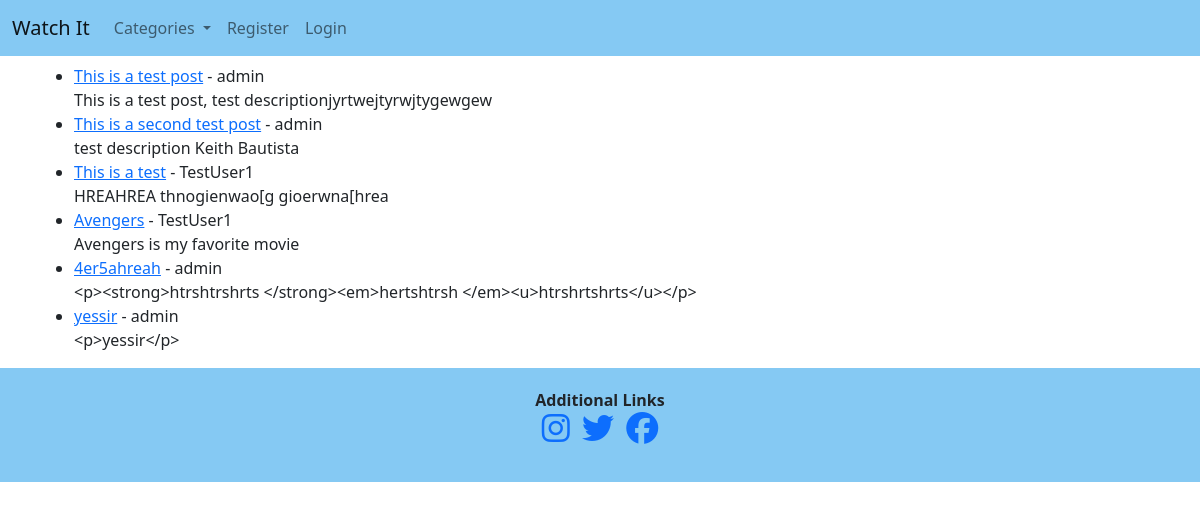
Screenshot of /category/Action/ with the database file from the repository.
### watchit/models.py (models this page shows, shortened)
class Post(models.Model):
    title = models.CharField(max_length=255)
    title_tag = models.CharField(max_length=255)
    header_image = CloudinaryField('image', default='default')
    author = models.ForeignKey(User, on_delete=models.CASCADE)
    """This will delete all of users' posts"""
    body = RichTextField(blank=True, null=True)
    post_date = models.DateField(auto_now_add=True)
    category = models.CharField(max_length=255, default='Action')
    snippet = models.CharField(max_length=255, default='Click Above')
    likes = models.ManyToManyField(User, related_name='blog_posts')

### watchit/views.py (the view)
# urls.py: path('category/<str:category>/', CategoryView, name="category"),
def CategoryView(request, category):
    category_posts = Post.objects.filter(category=category)
    context = {}
    context['category_posts'] = category_posts
    category_menu = Category.objects.all()
    context["category_menu"] = category_menu
    return render(request, 'categories.html', context)

### watchit/models.py (called while the page is built)
    def __str__(self):
        return self.name

### watchit/templates/categories.html (shortened to what this page needs)
{% extends 'base.html' %}
{% block content %}
    {% if user.is_authenticated %}
        {% if category_posts %}
            <h1>{{ Category.name }}</h1>
            <ul>
            {% for Post in category_posts %}
                <li><a href="{% url 'movie-detail' Post.pk %}">{{ Post.title }}</a> - {{ Post.author }} - <a href="{% url 'edit-movie' Post.pk %}">Edit Movie</a> <br/>
                {{ Post.body|slice:":200" }}</li>
            {% endfor %}
            </ul>
        {% else %}
            <h1>There are no posts here yet</h1>
        {% endif %}
    {% else %}
            {% if category_posts %}
            <ul>
            {% for Post in category_posts %}
                <li><a href="{% url 'movie-detail' Post.pk %}">{{ Post.title }}</a> - {{ Post.author }} <br/>
                {{ Post.body|slice:":200" }}</li>
            {% endfor %}
            </ul>
        {% else %}
            <h1>There are no posts here yet</h1>
        {% endif %}
        {% endif %}
{% endblock %}

### watchit/static/css/style.css (style rules this page uses)
body { word-wrap: break-word; }

### rows the page displays
Post: title "This is a test post", author "admin", body "This is a test post, test descriptionjyrtwejtyrwjtygewgew"
Post: title "This is a second test post", author "admin", body "test description Keith Bautista"
Post: title "This is a test", author "TestUser1", body "HREAHREA thnogienwao[g gioerwna[hrea"
Post: title "Avengers", author "TestUser1", body "Avengers is my favorite movie"
Post: title "4er5ahreah", author "admin", body "<p><strong>htrshtrshrts </strong><em>hertshtrsh </em><u>htrshrtshrts</u></p>"
Post: title "yessir", author "admin", body "<p>yessir</p>"
